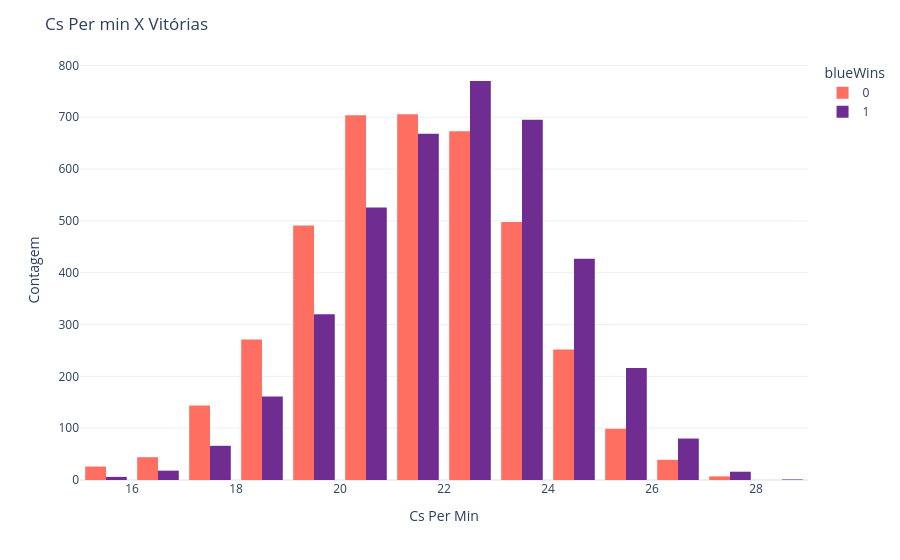

This figure's notebook cell:
### Code cell
# Correlação entre blueCSPerMin e blueWins
cs_w = df_limpo.groupby(['blueCSPerMin','blueWins'])['blueCSPerMin'].size().reset_index(name='count')

fig = px.histogram(cs_w,
                   x='blueCSPerMin',
                   y='count',
                   color='blueWins',
                   color_discrete_map={0:'#FF6F61', 1:'#6F2C91'})
fig.update_layout(
    template='plotly_white',
    title = 'Cs Per min X Vitórias',
    xaxis_title='Cs Per Min',
    yaxis_title='Contagem',
    barmode='group'
)
fig.show()

### Figure 1 — Plotly figure (JSON) as saved in the notebook; plotly's stock layout.template omitted (floating-point values rounded to 4 significant figures)
{"data": [{"bingroup": "x", "histfunc": "sum", "hovertemplate": "blueWins=0<br>blueCSPerMin=%{x}<br>sum of count=%{y}<extra></extra>", "legendgroup": "0", "marker": {"color": "#FF6F61", "pattern": {"shape": ""}}, "name": "0", "orientation": "v", "showlegend": true, "x": [15.2, 15.3, 15.4, 15.5, 15.6, 15.7, 15.8, 15.9, 16.0, 16.1, 16.2, 16.3, 16.4, 16.5, 16.6, 16.7, 16.8, 16.9, 17.0, 17.1, 17.2, 17.3, 17.4, 17.5, 17.6, 17.7, 17.8, 17.9, 18.0, 18.1, 18.2, 18.3, 18.4, 18.5, 18.6, 18.7, 18.8, 18.9, 19.0, 19.1, 19.2, 19.3, 19.4, 19.5, 19.6, 19.7, 19.8, 19.9, 20.0, 20.1, 20.2, 20.3, 20.4, 20.5, 20.6, 20.7, 20.8, 20.9, 21.0, 21.1, 21.2, 21.3, 21.4, 21.5, 21.6, 21.7, 21.8, 21.9, 22.0, 22.1, 22.2, 22.3, 22.4, 22.5, 22.6, 22.7, 22.8, 22.9, 23.0, 23.1, 23.2, 23.3, 23.4, 23.5, 23.6, 23.7, 23.8, 23.9, 24.0, 24.1, 24.2, 24.3, 24.4, 24.5, 24.6, 24.7, 24.8, 24.9, 25.0, 25.1, 25.2, 25.3, 25.4, 25.5, 25.6, 25.7, 25.8, 25.9, 26.0, 26.1, 26.2, 26.3, 26.4, 26.5, 26.6, 26.7, 26.8, 26.9, 27.0, 27.1, 27.2], "xaxis": "x", "y": [1, 2, 3, 1, 5, 7, 3, 4, 2, 3, 6, 2, 1, 4, 3, 11, 2, 10, 14, 16, 12, 18, 13, 14, 15, 10, 19, 13, 23, 24, 23, 21, 25, 35, 31, 28, 35, 26, 45, 52, 38, 44, 40, 53, 51, 44, 68, 56, 70, 67, 65, 78, 73, 73, 71, 63, 70, 74, 75, 69, 65, 70, 84, 80, 63, 65, 80, 55, 77, 71, 87, 68, 60, 60, 69, 52, 60, 69, 65, 52, 60, 46, 58, 41, 51, 42, 42, 41, 31, 45, 28, 24, 30, 29, 16, 25, 13, 11, 10, 18, 16, 11, 9, 12, 8, 10, 4, 1, 4, 13, 4, 3, 3, 4, 2, 2, 1, 3, 4, 1, 2], "yaxis": "y", "type": "histogram"}, {"bingroup": "x", "histfunc": "sum", "hovertemplate": "blueWins=1<br>blueCSPerMin=%{x}<br>sum of count=%{y}<extra></extra>", "legendgroup": "1", "marker": {"color": "#6F2C91", "pattern": {"shape": ""}}, "name": "1", "orientation": "v", "showlegend": true, "x": [15.2, 15.4, 15.8, 15.9, 16.2, 16.3, 16.4, 16.5, 16.7, 16.8, 17.0, 17.1, 17.2, 17.3, 17.4, 17.5, 17.6, 17.7, 17.8, 17.9, 18.0, 18.1, 18.2, 18.3, 18.4, 18.5, 18.6, 18.7, 18.8, 18.9, 19.0, 19.1, 19.2, 19.3, 19.4, 19.5, 19.6, 19.7, 19.8, 19.9, 20.0, 20.1, 20.2, 20.3, 20.4, 20.5, 20.6, 20.7, 20.8, 20.9, 21.0, 21.1, 21.2, 21.3, 21.4, 21.5, 21.6, 21.7, 21.8, 21.9, 22.0, 22.1, 22.2, 22.3, 22.4, 22.5, 22.6, 22.7, 22.8, 22.9, 23.0, 23.1, 23.2, 23.3, 23.4, 23.5, 23.6, 23.7, 23.8, 23.9, 24.0, 24.1, 24.2, 24.3, 24.4, 24.5, 24.6, 24.7, 24.8, 24.9, 25.0, 25.1, 25.2, 25.3, 25.4, 25.5, 25.6, 25.7, 25.8, 25.9, 26.0, 26.1, 26.2, 26.3, 26.4, 26.5, 26.6, 26.7, 26.8, 26.9, 27.0, 27.1, 27.2, 27.3, 27.4, 27.5, 27.6, 27.9, 28.1], "xaxis": "x", "y": [1, 1, 2, 2, 3, 1, 3, 4, 2, 5, 7, 6, 2, 4, 8, 5, 10, 7, 9, 8, 14, 10, 12, 13, 13, 15, 24, 20, 18, 22, 22, 31, 28, 31, 27, 41, 33, 35, 34, 38, 43, 51, 40, 55, 54, 48, 57, 66, 55, 57, 52, 63, 64, 60, 77, 57, 70, 70, 84, 71, 81, 82, 76, 77, 72, 74, 75, 71, 77, 85, 60, 89, 75, 84, 70, 75, 64, 61, 66, 51, 60, 38, 48, 32, 45, 37, 57, 41, 39, 30, 35, 27, 31, 20, 20, 17, 16, 23, 10, 17, 12, 17, 9, 10, 12, 2, 6, 2, 5, 5, 3, 4, 1, 1, 1, 1, 4, 1, 1], "yaxis": "y", "type": "histogram"}], "layout": {"xaxis": {"anchor": "y", "domain": [0.0, 1.0], "title": {"text": "Cs Per Min"}}, "yaxis": {"anchor": "x", "domain": [0.0, 1.0], "title": {"text": "Contagem"}}, "legend": {"title": {"text": "blueWins"}, "tracegroupgap": 0}, "margin": {"t": 60}, "barmode": "group", "title": {"text": "Cs Per min X Vitórias"}}}
